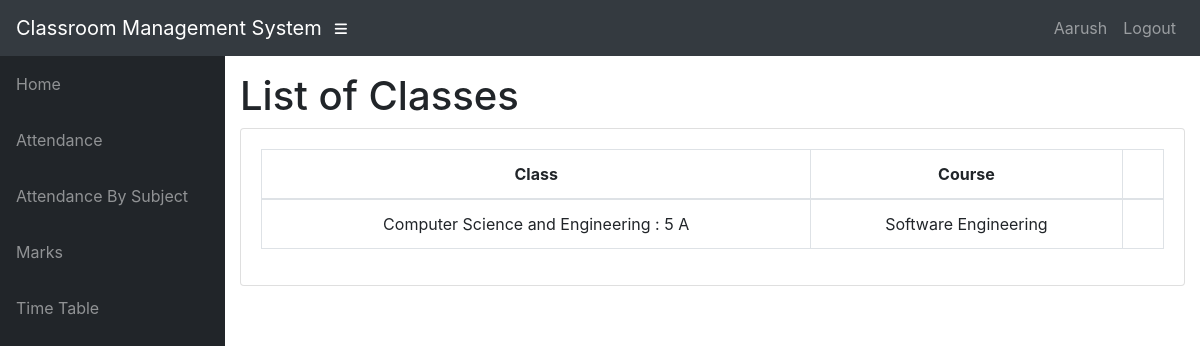
The app's page /teacher/11/11/Classes/ (signed in) with its own data.
### info/models.py (models this page shows, shortened)
class User(AbstractUser):
    @property
    def is_student(self):
        if hasattr(self, 'student'):
            return True
        return False

class Student(models.Model):
    user = models.OneToOneField(User, on_delete=models.CASCADE, null=True)
    class_id = models.ForeignKey(Class, on_delete=models.CASCADE, default=1)
    USN = models.CharField(primary_key='True', max_length=100)
    name = models.CharField(max_length=200)
    sex = models.CharField(max_length=50, choices=sex_choice, default='Male')
    DOB = models.DateField(default='1998-01-01')

class Assign(models.Model):
    class_id = models.ForeignKey(Class, on_delete=models.CASCADE)
    course = models.ForeignKey(Course, on_delete=models.CASCADE)
    teacher = models.ForeignKey(Teacher, on_delete=models.CASCADE)
    class Meta:
        unique_together = (('course', 'class_id', 'teacher'),)

class Class(models.Model):
    id = models.CharField(primary_key='True', max_length=100)
    dept = models.ForeignKey(Dept, on_delete=models.CASCADE)
    section = models.CharField(max_length=100)
    sem = models.IntegerField()
    class Meta:
        verbose_name_plural = 'classes'
    def __str__(self):
        d = Dept.objects.get(name=self.dept)
        return '%s : %d %s' % (d.name, self.sem, self.section)

class Dept(models.Model):
    id = models.CharField(primary_key='True', max_length=100)
    name = models.CharField(max_length=200)
    def __str__(self):
        return self.name

class Course(models.Model):
    dept = models.ForeignKey(Dept, on_delete=models.CASCADE)
    id = models.CharField(primary_key='True', max_length=50)
    name = models.CharField(max_length=50)
    shortname = models.CharField(max_length=50, default='X')
    def __str__(self):
        return self.name

### info/views.py (the view)
# urls.py: path('teacher/<slug:teacher_id>/<int:choice>/Classes/', views.t_clas, name='t_clas'),
@login_required
def t_clas(request, teacher_id, choice):
    teacher1 = get_object_or_404(Teacher, id=teacher_id)
    return render(request, 'info/t_clas.html', {'teacher1': teacher1, 'choice': choice})

### info/templates/info/t_clas.html (shortened to what this page needs)
{% extends 'info/base.html' %}
{% block content %}
    <h1>List of Classes</h1>
    <div class="card mb-3">
            <div class="card-body">
              <div class="table-responsive">
                <table class="table table-bordered text-center" id="dataTable" width="100%" cellspacing="0">
                  <thead>
                    <tr>
                        <th>Class</th>
                        <th>Course</th>
                        <th></th>
                    </tr>
                  </thead>
                  <tbody>
                    {% for ass in teacher1.assign_set.all %}
                    <tr>
                        <td>{{ ass.class_id }}</td>
                        <td>{{ ass.course }}</td>
                        <td>
                        </td>
                    </tr>
                    {% empty %}
                            <p>teacher has no courses</p>
                    {% endfor %}
                  </tbody>
                </table>
              </div>
    </div>
{% endblock %}

### info/templates/info/base.html (shortened to what this page needs)
<!DOCTYPE html>
<html lang="en">
  <head>
      {% load static %}
    <link href="{% static '/info/bootstrap/vendor/bootstrap/css/bootstrap.min.css' %}" rel="stylesheet">
    <link href="{% static '/info/bootstrap/vendor/fontawesome-free/css/all.min.css' %}" rel="stylesheet" type="text/css">
    <link href="{% static '/info/bootstrap/vendor/datatables/dataTables.bootstrap4.css' %}" rel="stylesheet">
    <link href="{% static '/info/bootstrap/css/sb-admin.css' %}" rel="stylesheet">
  </head>
  <body id="page-top">
    <nav class="navbar navbar-expand navbar-dark bg-dark static-top">
      <a class="navbar-brand mr-1" href="{% url 'index' %}">Classroom Management System</a>
      <button class="btn btn-link btn-sm text-white order-1 order-sm-0" id="sidebarToggle" href="#">
        <i class="fas fa-bars"></i>
      </button>
        <div class="collapse navbar-collapse" id="navbarResponsive">
          <ul class="navbar-nav ml-auto">
            <li class="nav-item">
                {% if request.user.is_student %}
                    <a class="nav-link text-capitalize">{{ request.user.student.name }}</a>
                {% elif request.user.is_teacher %}
                    <a class="nav-link text-capitalize">{{ request.user.teacher.name }}</a>
                {% endif %}
            </li>
            <li class="nav-item">
                <a class="nav-link" href="#" data-toggle="modal" data-target="#logoutModal">Logout</a>
            </li>
          </ul>
        </div>
    </nav>
    <div id="wrapper">
      <ul class="sidebar navbar-nav">
            <li class="nav-item">
              <a class="nav-link" href="{% url 'index' %}">
                <span>Home</span>
              </a>
            </li>
        {% if request.user.is_student %}
            <li class="nav-item">
              <a class="nav-link" href="{% url 'attendance' request.user.student.USN %}">
                <span>Attendance</span>
              </a>
            </li>
            <li class="nav-item">
              <a class="nav-link" href="{% url 'attendance' request.user.student.USN %}">
                <span>Attendance By Subject</span>
              </a>
            </li>
            <li class="nav-item">
              <a class="nav-link" href="{% url 'marks_list' request.user.student.USN %}">
                <span>Marks</span>
              </a>
            </li>
              <li class="nav-item">
              <a class="nav-link" href="{% url 'timetable' request.user.student.class_id_id %}">
                <span>Time Table</span>
              </a>
            </li>
        {% endif %}
      </ul>
      <div id="content-wrapper">
        <div class="container-fluid">
            {% block content %}
            {% endblock %}
        </div>
      </div>
    </div>
  </body>
</html>

### records on screen
User: user.student.name "Aarush"
Assign: class_id "Computer Science and Engineering : 5 A", course "Software Engineering"
